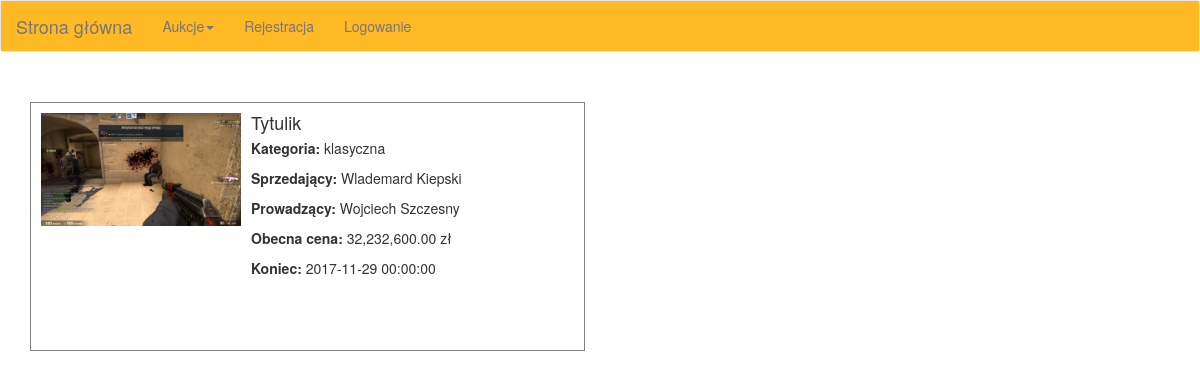
Screenshot of /index.php/aukcje/index/1 with the database file from the repository.
### tables this page shows
CREATE TABLE `aukcje` (
  `id` int(11) NOT NULL,
  `idKategorii` int(11) NOT NULL,
  `idUzytkownika` int(11) NOT NULL,
  `idProwadzacego` int(11) DEFAULT NULL,
  `tytul` tinytext NOT NULL,
  `opis` text NOT NULL,
  `koniec` datetime NOT NULL,
  `aktywna` tinyint(1) NOT NULL,
  `cena` float NOT NULL,
  `zdjecie` tinytext NOT NULL,
  `minimalna` float DEFAULT NULL,
  `spadek` float DEFAULT NULL
);

CREATE TABLE `kategorie` (
  `id` int(11) NOT NULL,
  `nazwa` tinytext NOT NULL
);

CREATE TABLE `uzytkownicy` (
  `id` int(11) NOT NULL,
  `imie` tinytext NOT NULL,
  `nazwisko` tinytext NOT NULL,
  `login` tinytext NOT NULL,
  `haslo` tinytext NOT NULL
);

### application/controllers/Aukcje.php (called while the page is built, shortened)
<?php
class Aukcje extends CI_Controller {
  public function __construct() {
    $this->load->model('aukcjeModel');
  }
  public function index($id=false) {
    $data['kategoria']=$this->aukcjeModel->wczytajKategorie($id);
    $data['tytul']='Aukcje';
    if($data['kategoria']) {
      if(count($data['kategoria'])>1) {
        $data['tytul']='Aukcje';
        $data['id']=false;
      }
      else {
        $data['tytul'].=' - '.ucfirst($data['kategoria'][0]['nazwa']);
        $data['id']=$data['kategoria'][0]['id'];
      }
    }
    else {
      $data['tytul']='Aukcje';
      $data['id']=false;
    }
    $data['aukcje']=$this->aukcjeModel->wczytajWszystkieAukcje($data['id']);
    $this->load->view('szablon/start',$data);
    $this->load->view('szablon/menu');
    $this->load->view('aukcje/index');
    $this->load->view('szablon/koniec');
  }
}

### index.php (called while the page is built, shortened)
<?php
require_once BASEPATH.'core/CodeIgniter.php';

### application/models/AukcjeModel.php (called while the page is built, shortened)
<?php
class AukcjeModel extends CI_Model {
  public function wczytajKategorie($id=false) {
    if($id) return $this->db->get_where('kategorie',array('id'=>$id))->result_array();
    else return $this->db->get('kategorie')->result_array();
  }
  public function wczytajWszystkieAukcje($id=false) {
    $this->db->order_by('koniec');
    if($id) return $this->db->get_where('aukcje',array('idKategorii'=>$id,'aktywna'=>true))->result_array();
    else return $this->db->get_where('aukcje',array('aktywna'=>true))->result_array();
  }
}

### application/views/aukcje/index.php (the view)
<div class="container">
    <div class="row">
        <?php
        if($aukcje) {
            foreach($aukcje as $a) {
                $kategoria=$this->db->get_where('kategorie',array('id'=>$a['idKategorii']))->row_array();
                $uzytkownik=$this->db->get_where('uzytkownicy',array('id'=>$a['idUzytkownika']))->row_array();
                if($a['zdjecie']) $zdjecie=base_url($a['zdjecie']);
                else $zdjecie=base_url('zdjecia/brak.png');
                ?>
                <div class="col-12 col-md-6">
                    <div class="media">
                        <div class="media-left">
                            <img class="media-object" src="<?=$zdjecie?>" alt="zdjecie">
                        </div>
                        <div class="media-body">
                            <h4 class="media-heading"><?=$a['tytul']?></h4>
                            <p><b>Kategoria:</b> <?=$kategoria['nazwa']?></p>
                            <p><b>Sprzedający:</b> <?=$uzytkownik['imie'].' '.$uzytkownik['nazwisko']?></p>
                            <p><b>Prowadzący:</b> <?php if($a['idProwadzacego']) {
                                    $prowadzacy=$this->db->get_where('uzytkownicy',array('id'=>$a['idProwadzacego']))->row_array();
                                    echo $prowadzacy['imie'].' '.$prowadzacy['nazwisko'];
                                } else echo 'brak'; ?></p>
                            <p><b>Obecna cena:</b> <?=number_format($a['cena'],2).' zł'?></p>
                            <p><b>Koniec:</b> <?=$a['koniec']?></p>
                            <p class="text-right"><?=anchor('aukcje/szczegoly/'.$a['id'],'Szczegóły',array('class'=>'btn btn-default'))?></p>
                        </div>
                    </div>
                </div>
                <?php
            }
        }
        else {
            ?>
            <p>Brak danych do wyświetlenia.</p>
            <?php
        }
        ?>
    </div>
</div>

### css/style.css (style rules this page uses)
.nav.navbar-nav li a { transition: 0.25s; }
.media:first-child { padding: 10px; margin-top: 30px; border: 1px solid grey; transition: 0.5s; }
.media img { max-width: 200px; }

### rows the page displays
aukcje: zdjecie (picture), tytul "Tytulik", idKategorii.nazwa "klasyczna", idUzytkownika.imie "Wlademard", idUzytkownika.nazwisko "Kiepski", idProwadzacego.imie "Wojciech", idProwadzacego.nazwisko "Szczesny", cena "32,232,600.00", koniec "2017-11-29 00:00:00"

### other values shown
anchor('rejestracja','Rejestracja') "Rejestracja"
anchor('logowanie','Logowanie') "Logowanie"
